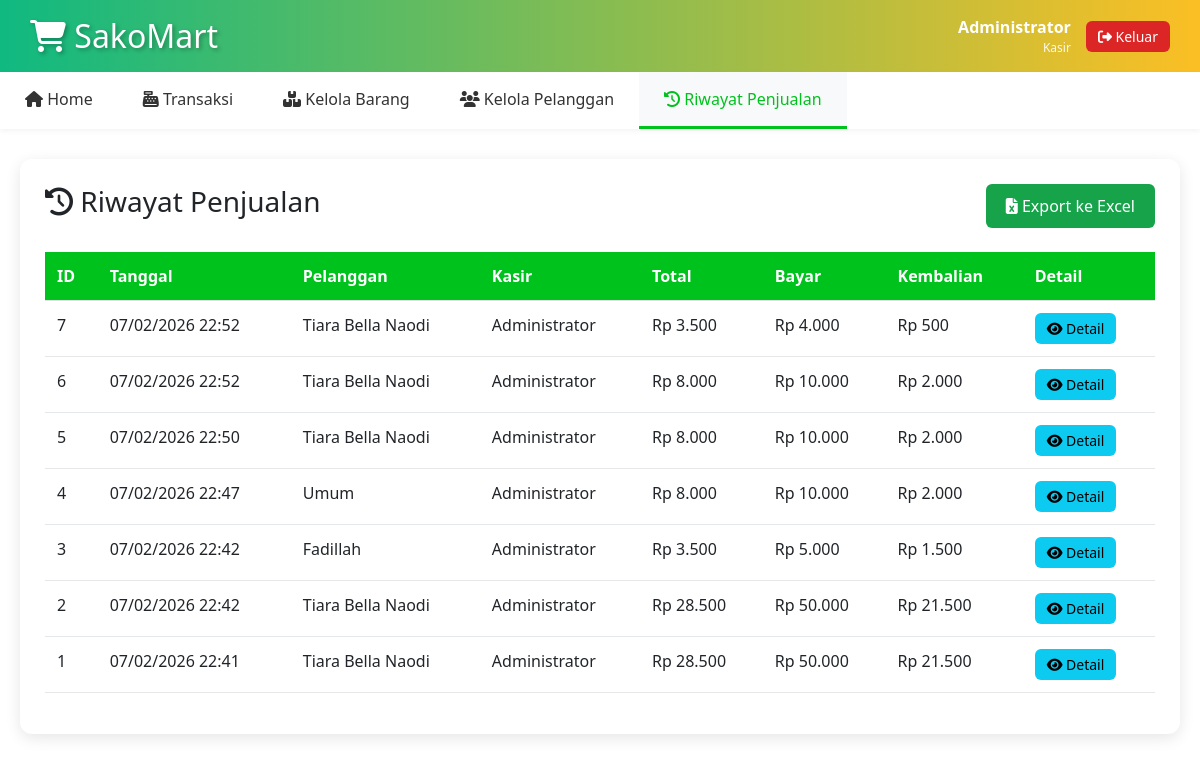
Page /riwayat.php (signed in) on the committed database.
### tables this page shows
CREATE TABLE `transaksi` (
  `id` int(11) NOT NULL,
  `id_pelanggan` int(11) DEFAULT NULL,
  `id_user` int(11) DEFAULT NULL,
  `tanggal` datetime DEFAULT current_timestamp(),
  `total_harga` decimal(10,2) NOT NULL,
  `bayar` decimal(10,2) NOT NULL,
  `kembalian` decimal(10,2) NOT NULL
);

CREATE TABLE `pelanggan` (
  `id` int(11) NOT NULL,
  `nama` varchar(100) NOT NULL,
  `alamat` text DEFAULT NULL,
  `no_telp` varchar(20) DEFAULT NULL,
  `created_at` timestamp NULL DEFAULT current_timestamp()
);

CREATE TABLE `users` (
  `id` int(11) NOT NULL,
  `username` varchar(50) NOT NULL,
  `password` varchar(255) NOT NULL,
  `nama_lengkap` varchar(100) NOT NULL,
  `created_at` timestamp NULL DEFAULT current_timestamp()
);

### includes/functions.php (called while the page is built, shortened)
<?php
function formatRupiah($angka) {
    return 'Rp ' . number_format($angka, 0, ',', '.');
}
?>

### riwayat.php (the view, shortened to what this page needs)
<?php
require_once 'includes/config.php';
require_once 'includes/functions.php';
$query = "SELECT t.*, p.nama as nama_pelanggan, u.nama_lengkap as nama_kasir
          FROM transaksi t
          LEFT JOIN pelanggan p ON t.id_pelanggan = p.id
          LEFT JOIN users u ON t.id_user = u.id
          ORDER BY t.tanggal DESC";
$result = mysqli_query($conn, $query);
include 'includes/header.php';
?>
<div class="container-custom">
    <div class="table-container">
        <div class="d-flex justify-content-between align-items-center mb-4">
            <h3><i class="fas fa-history"></i> Riwayat Penjualan</h3>
            <a href="export_excel.php" class="btn btn-success">
                <i class="fas fa-file-excel"></i> Export ke Excel
            </a>
        </div>
        <div class="table-responsive">
            <table class="table">
                <thead>
                    <tr>
                        <th>ID</th>
                        <th>Tanggal</th>
                        <th>Pelanggan</th>
                        <th>Kasir</th>
                        <th>Total</th>
                        <th>Bayar</th>
                        <th>Kembalian</th>
                        <th>Detail</th>
                    </tr>
                </thead>
                <tbody>
                    <?php while ($row = mysqli_fetch_assoc($result)): ?>
                    <tr>
                        <td><?php echo $row['id']; ?></td>
                        <td><?php echo date('d/m/Y H:i', strtotime($row['tanggal'])); ?></td>
                        <td><?php echo $row['nama_pelanggan']; ?></td>
                        <td><?php echo $row['nama_kasir']; ?></td>
                        <td><?php echo formatRupiah($row['total_harga']); ?></td>
                        <td><?php echo formatRupiah($row['bayar']); ?></td>
                        <td><?php echo formatRupiah($row['kembalian']); ?></td>
                        <td>
                            <button class="btn btn-info btn-sm" onclick="lihatDetail(<?php echo $row['id']; ?>)">
                                <i class="fas fa-eye"></i> Detail
                            </button>
                        </td>
                    </tr>
                    <?php endwhile; ?>
                </tbody>
            </table>
        </div>
    </div>
</div>
<?php include 'includes/footer.php'; ?>

### css/style.css (style rules this page uses)
:root { --primary-color: #00c21d; --secondary-color: #326b00; --success-color: #16a34a; --danger-color: #dc2626; --warning-color: #f59e0b; }
* { margin: 0; padding: 0; box-sizing: border-box; }
body { font-family: 'Segoe UI', Tahoma, Geneva, Verdana, sans-serif; background: #ffffff; min-height: 100vh; }
.container-custom { max-width: 1400px; margin: 0 auto; padding: 30px 20px; }
.table-container { background: white; border-radius: 12px; padding: 25px; box-shadow: 0 4px 15px rgba(0,0,0,0.1); }
.table { width: 100%; border-collapse: collapse; }
.table th { background: var(--primary-color); color: white; padding: 12px; text-align: left; font-weight: 600; }
.table td { padding: 12px; border-bottom: 1px solid #e5e7eb; }
.btn { padding: 10px 20px; border: none; border-radius: 6px; cursor: pointer; font-weight: 500; transition: all 0.3s; text-decoration: none; display: inline-block; }
.btn-success { background: var(--success-color); color: white; }
.btn-sm { padding: 5px 12px; font-size: 14px; }

### rows in the picture
transaksi: id "7", tanggal "07/02/2026 22:52", id_pelanggan.nama "Tiara Bella Naodi", id_user.nama_lengkap "Administrator", total_harga "Rp 3.500", bayar "Rp 4.000", kembalian "Rp 500"
transaksi: id "6", tanggal "07/02/2026 22:52", id_pelanggan.nama "Tiara Bella Naodi", id_user.nama_lengkap "Administrator", total_harga "Rp 8.000", bayar "Rp 10.000", kembalian "Rp 2.000"
transaksi: id "5", tanggal "07/02/2026 22:50", id_pelanggan.nama "Tiara Bella Naodi", id_user.nama_lengkap "Administrator", total_harga "Rp 8.000", bayar "Rp 10.000", kembalian "Rp 2.000"
transaksi: id "4", tanggal "07/02/2026 22:47", id_pelanggan.nama "Umum", id_user.nama_lengkap "Administrator", total_harga "Rp 8.000", bayar "Rp 10.000", kembalian "Rp 2.000"
transaksi: id "3", tanggal "07/02/2026 22:42", id_pelanggan.nama "Fadillah", id_user.nama_lengkap "Administrator", total_harga "Rp 3.500", bayar "Rp 5.000", kembalian "Rp 1.500"
transaksi: id "2", tanggal "07/02/2026 22:42", id_pelanggan.nama "Tiara Bella Naodi", id_user.nama_lengkap "Administrator", total_harga "Rp 28.500", bayar "Rp 50.000", kembalian "Rp 21.500"
transaksi: id "1", tanggal "07/02/2026 22:41", id_pelanggan.nama "Tiara Bella Naodi", id_user.nama_lengkap "Administrator", total_harga "Rp 28.500", bayar "Rp 50.000", kembalian "Rp 21.500"

### other values in the picture
$_SESSION['nama_lengkap'] "Administrator"
